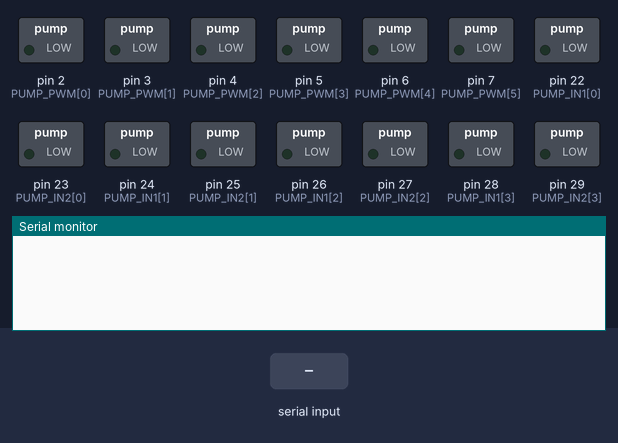
Bench run of a sketch on a simulated Arduino Mega 2560, built with avr-gcc and run on an emulated ATmega2560. On the bench: switched loads named in the sketch (green lamp = pin HIGH), the last lines printed to the serial monitor. Inputs (shaded band) come from the test bench.

Above: at 1.2 s.
1.3 s: "90,45,200\n" received over Serial
At 2.5 s:
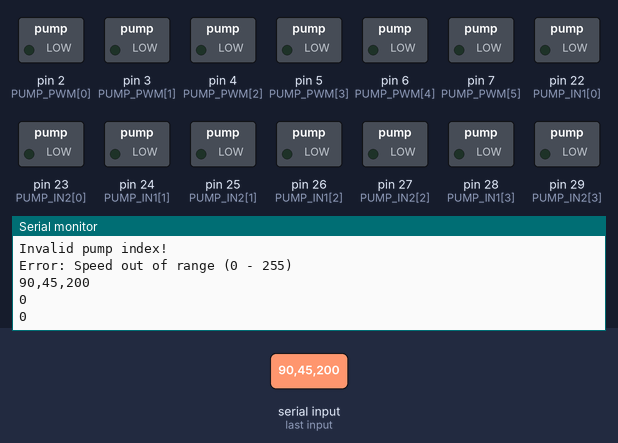
2.8 s: "30,150,10\n" received over Serial
At 3.8 s:
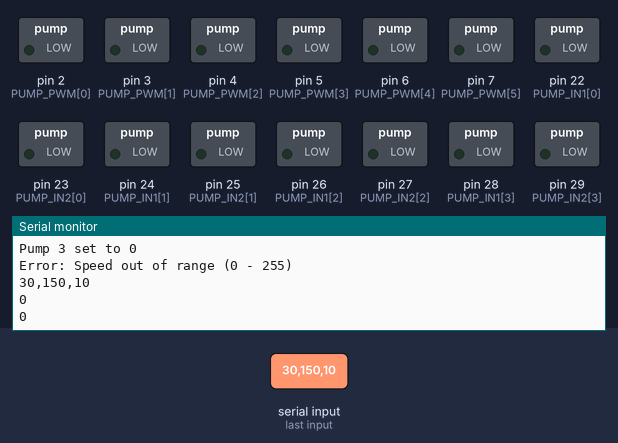
4.3 s: "90,45\n" received over Serial
At 4.9 s:
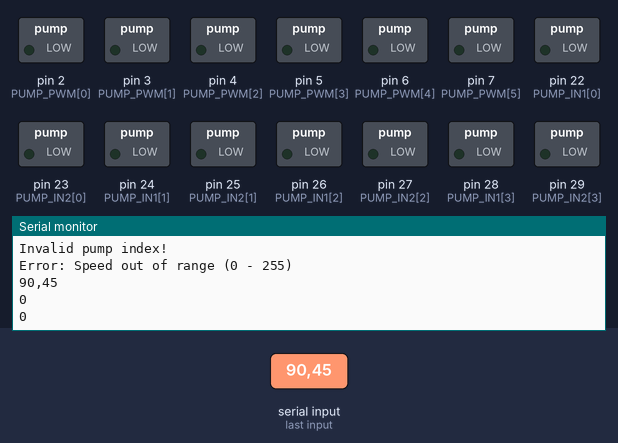

Measured:
- after the input at 1.3 s, the serial monitor: prints a new line at once (image 1)
- after the input at 2.8 s, the serial monitor: prints a new line at once (image 2)
- after the input at 4.3 s, the serial monitor: prints a new line at once (image 3)

The sketch:

6_PUMP.ino
```cpp
#define PUMP_COUNT 6


const char PUMP[PUMP_COUNT] = {'1', '2', '3', '4', '5', '6'};
const int PUMP_IN1[] = {22, 24, 26, 28, 30, 32}; // Green
const int PUMP_IN2[] = {23, 25, 27, 29, 31, 33}; // Yellow
const int PUMP_PWM[] = {2, 3, 4, 5, 6, 7}; // White


unsigned long currentTime = 0;
unsigned long lastTime = 0;
unsigned long deltaTime = 0;

const int FORWARD = 'F';
const int REVERSE = 'R';
const int HALT = 'H';

unsigned long durations[PUMP_COUNT] = {0}; // Initialize durations array

void setup() {

    setupTimekeeping();
    for (int i = 0; i < PUMP_COUNT; i++) {
        pinMode(PUMP_IN1[i], OUTPUT);
        pinMode(PUMP_IN2[i], OUTPUT);
        pinMode(PUMP_PWM[i], OUTPUT);
    }

    Serial.begin(115200);
}

void setupTimekeeping() {
    currentTime = millis();
    lastTime = currentTime;
}

void loop() {
    currentTime = millis();
    deltaTime = currentTime - lastTime;

    reduceDurations(deltaTime);
    handleInput();

    lastTime = currentTime; // Update lastTime after handling input and reducing durations
}

void handleInput() {
    char *array[4]; // Assuming there are at most 4 tokens
    int count = 0; // Counter for the number of tokens

    if (Serial.available() > 0) {
        String command = Serial.readStringUntil('\n');
        char commandBuffer[command.length() + 1]; // Create a char array buffer for strtok
        command.toCharArray(commandBuffer, sizeof(commandBuffer)); // Convert String to char array

        char *token;
        const char *delimiter = " ";
        token = strtok(commandBuffer, delimiter);

        while (token != NULL && count < 4) { // Ensure array index doesn't exceed 4
            array[count++] = token; // Store token in the array and increment count
            token = strtok(NULL, delimiter);
        }
        //Asign which part of the input command to be read
        String pump = array[0];
        String dir = array[1];
        String durationString = array[2];
        String speedString = array[3];

        // Convert String to char array
        char pumpChar = pump.charAt(0);
        char dirChar = dir.charAt(0);

        // Convert duration and speed from String to int
        int duration = extractDuration(durationString.c_str());
        int speed = extractSpeed(speedString.c_str());

         // Start or update duration only if it's greater than 0
        if (speed >= 0 && speed <= 255) {
            turn(pumpChar, dirChar, speed);
            if (duration > 0) {
                startDuration(pumpChar, duration);
            } else {
                Serial.println("Error: Speed out of range (0 - 255)");
            }
        }
        //Print input double check
        //LCD Crystal add later
        Serial.println(pump);
        Serial.println(dir);
        Serial.println(duration);
        Serial.println(speed);
    }
}

// Extract the duration from the string
int extractDuration(const char* str) {
    int duration = 0;
    for (int i = 0; i < 5 && isDigit(str[i]); i++) {
        duration = duration * 10 + (str[i] - '0');
    }
    return duration;
}

    // Extract the speed from the string
int extractSpeed(const char* str) {
    int speed = atoi(str);
    return speed;
}

// Calculate the index based on the pump number
void startDuration(char pump, int duration) {
    int pumpIndex = pump - '1';
    durations[pumpIndex] = duration;
}

// Stop the pump when duration ends
void reduceDurations(unsigned long deltaTime) {
    for (int i = 0; i < PUMP_COUNT; i++) {
        if (durations[i] != 0) {
            durations[i] = max(0, durations[i] - deltaTime);
            if (durations[i] == 0) {
                turn(PUMP[i], HALT, 0);
            }
        }
    }
}

void turn(char pump, char dir, int speed) {
    Serial.println("Setting speed!");
    turnDirection(pump, dir);
    // Set the speed using PWM (analogWrite)
    int index = pump - '1'; // Calculate the index based on the pump number
    if (index >= 0 && index < PUMP_COUNT) { // Ensure index is within bounds
        int pin = PUMP_PWM[index];
        analogWrite(pin, speed);
        Serial.print("Pump ");
        Serial.print(pump);
        Serial.print(" set to ");
        Serial.println(speed);
    } else {
        Serial.println("Invalid pump index!");
    }
}

//Case for pump direction and stop
void turnDirection(char pump, char dir) {
    int out1;
    int out2;
    switch (dir) {
        case HALT:
            out1 = LOW;
            out2 = LOW;
            break;
        case FORWARD:
            out1 = HIGH;
            out2 = LOW;
            break;
        case REVERSE:
            out1 = LOW;
            out2 = HIGH;
            break;
        default:
            return;
    }

    // Calculate the index based on the pump number
    int index = pump - '1';
    if (index >= 0 && index < PUMP_COUNT) { // Ensure index is within bounds
        digitalWrite(PUMP_IN1[index], out1);
        digitalWrite(PUMP_IN2[index], out2);
    } else {
        Serial.println("Invalid pump index!");
    }
}
```
